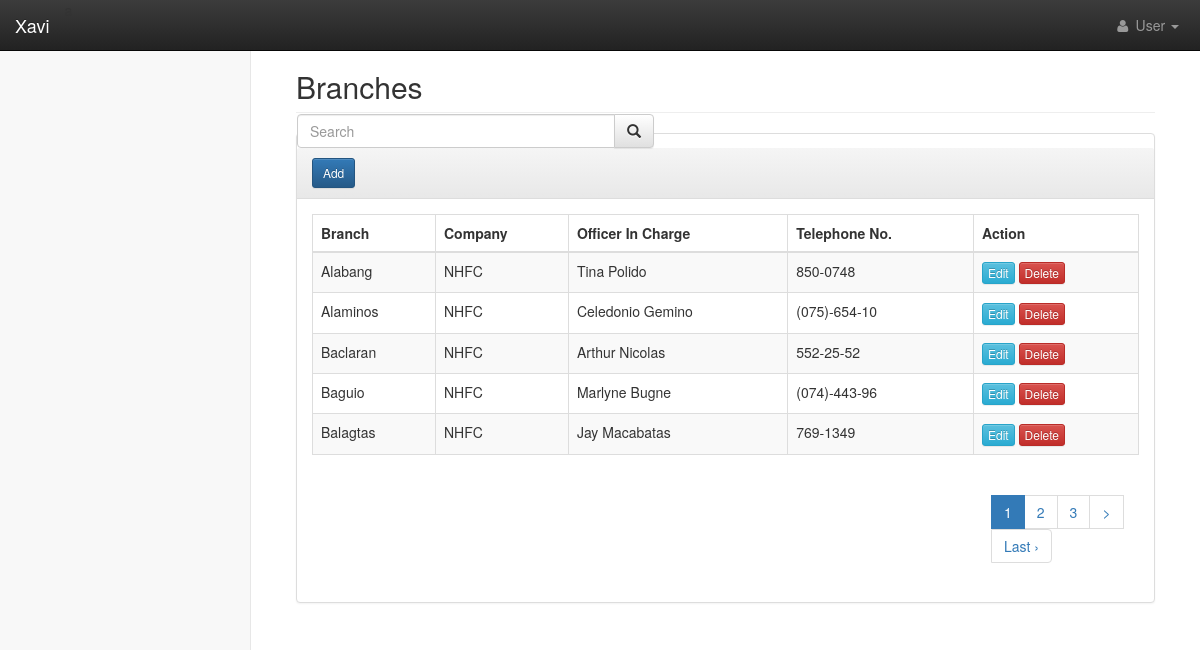
The page /index.php/master/branch_index on the database its author committed.
### tables this page shows
CREATE TABLE IF NOT EXISTS `branches` (
  `id` int(3) NOT NULL,
  `name` varchar(255) NOT NULL,
  `company` enum('GTLIC','NHFC') NOT NULL,
  `interest` decimal(10,4) NOT NULL,
  `other_charges` decimal(10,4) NOT NULL,
  `processing_fee` decimal(10,4) NOT NULL,
  `collection_fee` decimal(10,4) NOT NULL,
  `office_in_charge` varchar(255) NOT NULL,
  `address` tinytext NOT NULL,
  `mobile_no` varchar(11) DEFAULT NULL,
  `telephone_no` varchar(12) NOT NULL,
  `fax_no` varchar(12) DEFAULT NULL,
  `status` enum('active','inactive') NOT NULL
);

### index.php (called while the page is built, shortened)
<?php
require_once BASEPATH.'core/CodeIgniter.php';

### application/views/master/branch/index.php (the view, shortened to what this page needs)
<div class="row">
  <div class="col-lg-12">
      <h2 class="page-header">Branches</h2>
  </div>
</div>
<div class="row">
	<div class="col-lg-12">
  	<div class="panel panel-default">
		  <div class="search">
	  		<?php echo form_open('master/branch_index'); ?>
         	<div class="input-group col-lg-5">
        		<input type="text" class="form-control" placeholder="Search" name = "keyword"size="10px; ">
	        	<div class="input-group-btn">
	          	<button class="btn btn-default " type="submit" value = "Search"><i class="glyphicon glyphicon-search"></i></button>
	          </div>
      		</div>
	      <?php echo form_close(); ?>
    	</div>
      <div class="panel-heading">
        <a class="btn btn-primary btn-sm" href="<?php echo base_url(); ?>master/branch_add">Add</a>
        </div>
			    <div class="panel-body">
			      <div class="table-responsive">
			          <table class="table table-bordered table-hover table-striped">
			            <thead>
			                <tr>
			                    <th>Branch</th>
			                    <th>Company</th>
			                    <th>Officer In Charge</th>
			                    <th>Telephone No.</th>
			                    <th>Action</th>
			                </tr>
			            </thead>
			            <?php if(isset($branches)) : ?>
			                <?php foreach($branches as $branch) : ?>
			                <tr>
			                    <td><?php echo $branch->name; ?></td>
			                    <td><?php echo $branch->company; ?></td>
			                    <td><?php echo $branch->office_in_charge; ?></td>
			                    <td><?php echo $branch->telephone_no; ?></td>
			                    <td>
			                      <a class="btn btn-xs btn-info" href="<?php echo base_url(); ?>master/branch_edit/<?php echo $branch->id; ?>">Edit</a>
			                      <a class="btn btn-danger btn-xs delete-btn" onclick="return confirm('Do you want to delete?');" href="<?php echo base_url(); ?>master/branch_delete/<?php echo $branch->id; ?>">Delete</a>
			                    </td>
			                </tr>
			                <?php endforeach; ?>
			            <?php endif; ?>
			    			</table>
					        <div class="margin3">
					            <?php echo $this->pagination->create_links(); ?>
					        </div>
	      		</div>
	  			</div>
     </div>
  </div>
</div>

### assets/css/startmin.css (style rules this page uses)
body { background-color: #f8f8f8; }

### application/views/layouts/main.php (style rules this page uses)
.form-control { width: 350px; }
.margin3 { margin-left: 680px; }
form { margin-top: 50px; }
.search { margin-top: -70px; }

### rows shown on the page
branches: name "Alabang", company "NHFC", office_in_charge "Tina Polido", telephone_no "850-0748"
branches: name "Alaminos", company "NHFC", office_in_charge "Celedonio Gemino", telephone_no "(075)-654-10"
branches: name "Baclaran", company "NHFC", office_in_charge "Arthur Nicolas", telephone_no "552-25-52"
branches: name "Baguio", company "NHFC", office_in_charge "Marlyne Bugne", telephone_no "(074)-443-96"
branches: name "Balagtas", company "NHFC", office_in_charge "Jay Macabatas", telephone_no "769-1349"

### other values the page prints
$this->pagination->create_links() "1 2 3 > Last ›"
